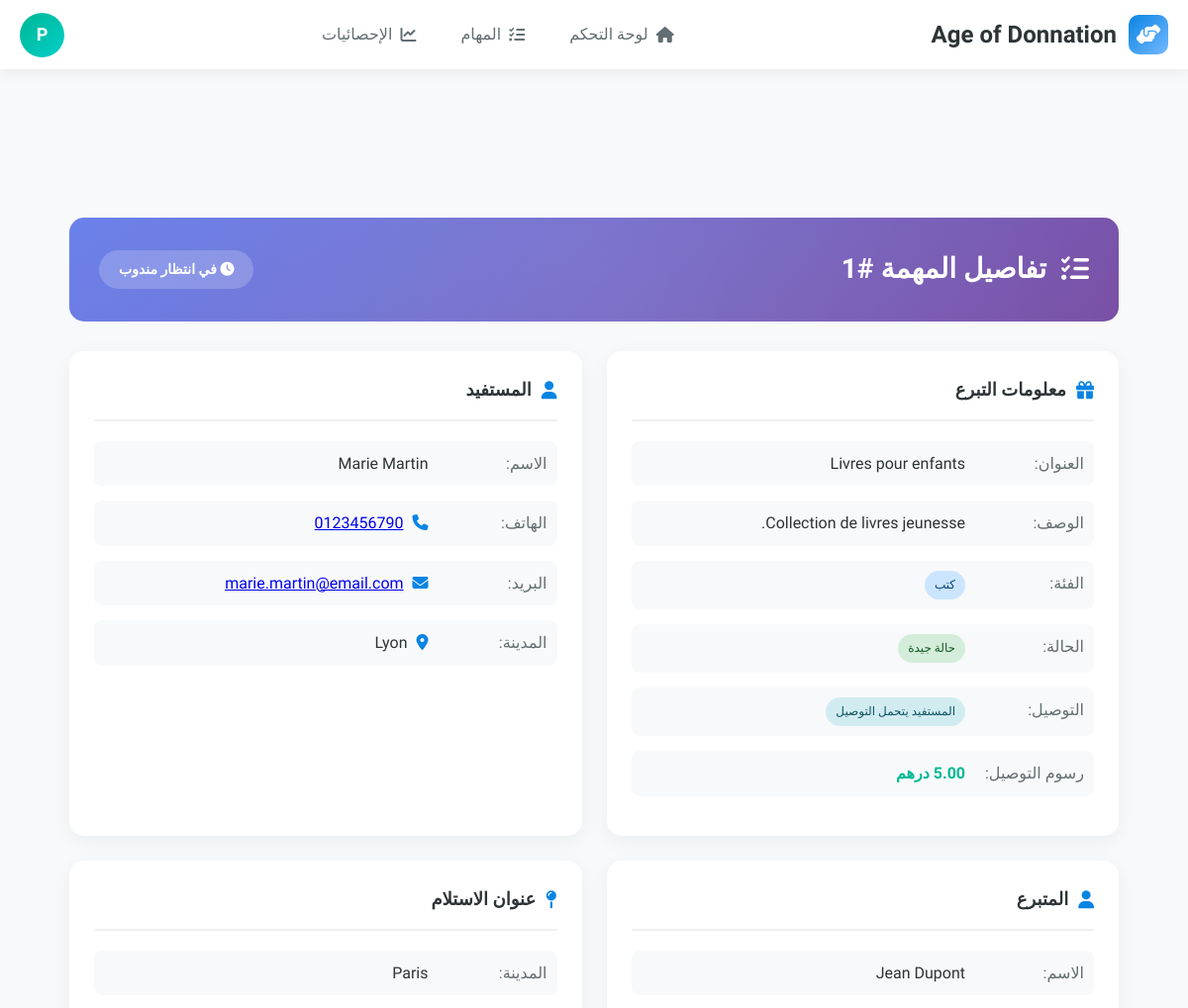
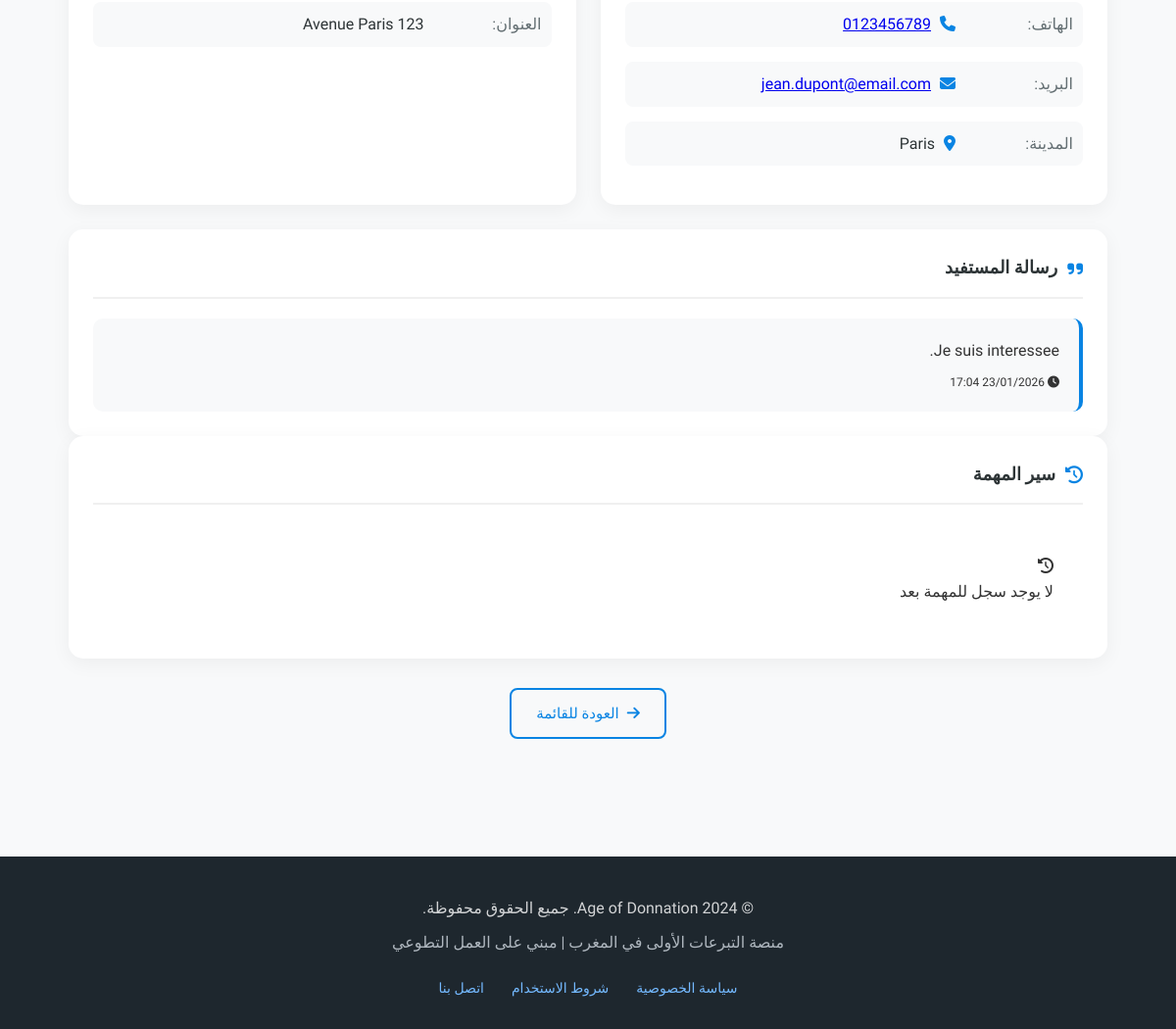
The app's page /livreur/mission-details.php?id=1 (signed in) with its own data (2 pictures, top to bottom).
### tables this page shows
CREATE TABLE `livraisons` (
  `id` INT(11) NOT NULL AUTO_INCREMENT,
  `demande_id` INT(11) NOT NULL,
  `livreur_id` INT(11) DEFAULT NULL,
  `frais_livraison` DECIMAL(10,2) DEFAULT 0.00,
  `code_postal` VARCHAR(10) DEFAULT NULL,
  `ville` VARCHAR(100) DEFAULT NULL,
  `instructions` TEXT DEFAULT NULL,
  `date_livraison` DATETIME DEFAULT NULL,
  `photo_livraison` VARCHAR(255) DEFAULT NULL,
  `signature` VARCHAR(255) DEFAULT NULL,
  `statut` ENUM('en_attente','assignee','en_cours','livree','annulee') DEFAULT 'en_attente',
  `created_at` TIMESTAMP NOT NULL DEFAULT CURRENT_TIMESTAMP,
  PRIMARY KEY (`id`),
  KEY `demande_id` (`demande_id`),
  KEY `livreur_id` (`livreur_id`),
  CONSTRAINT `livraisons_ibfk_1`
    FOREIGN KEY (`demande_id`) REFERENCES `demandes` (`id`)
    ON DELETE CASCADE,
  CONSTRAINT `livraisons_ibfk_2`
    FOREIGN KEY (`livreur_id`) REFERENCES `users` (`id`)
    ON DELETE SET NULL
);

CREATE TABLE `dons` (
  `id` INT(11) NOT NULL AUTO_INCREMENT,
  `donateur_id` INT(11) NOT NULL,
  `titre` VARCHAR(255) NOT NULL,
  `description` TEXT NOT NULL,
  `photo_principale` VARCHAR(255) DEFAULT NULL,
  `categorie` ENUM('vetements','nourriture','meubles','livres','electromenager','divers') NOT NULL,
  `etat` ENUM('neuf','bon_etat','usage') NOT NULL,
  `adresse_retrait` TEXT DEFAULT NULL,
  `ville` VARCHAR(100) DEFAULT NULL,
  `livraison_option` ENUM('none','fifty','full') DEFAULT 'none',
  `statut` ENUM('disponible','reserve','donne','expire') DEFAULT 'disponible',
  `is_deleted` TINYINT(1) DEFAULT 0,
  `deleted_at` TIMESTAMP NULL DEFAULT NULL,
  `created_at` TIMESTAMP NOT NULL DEFAULT CURRENT_TIMESTAMP,
  `updated_at` TIMESTAMP NOT NULL DEFAULT CURRENT_TIMESTAMP ON UPDATE CURRENT_TIMESTAMP,
  PRIMARY KEY (`id`),
  KEY `donateur_id` (`donateur_id`),
  CONSTRAINT `dons_ibfk_1`
    FOREIGN KEY (`donateur_id`) REFERENCES `users` (`id`)
    ON DELETE CASCADE
);

CREATE TABLE `users` (
  `id` INT(11) NOT NULL AUTO_INCREMENT,
  `nom` VARCHAR(100) NOT NULL,
  `email` VARCHAR(255) NOT NULL,
  `password` VARCHAR(255) NOT NULL,
  `type` ENUM('donateur','beneficiaire','livreur','admin') NOT NULL,
  `telephone` VARCHAR(20) DEFAULT NULL,
  `adresse` TEXT DEFAULT NULL,
  `ville` VARCHAR(100) DEFAULT NULL,
  `status` ENUM('active','inactive','pending') DEFAULT 'active',
  `reset_token` VARCHAR(100) DEFAULT NULL,
  `reset_expires` DATETIME DEFAULT NULL,
  `created_at` TIMESTAMP NOT NULL DEFAULT CURRENT_TIMESTAMP,
  `updated_at` TIMESTAMP NOT NULL DEFAULT CURRENT_TIMESTAMP ON UPDATE CURRENT_TIMESTAMP,
  PRIMARY KEY (`id`),
  UNIQUE KEY `email` (`email`)
);

CREATE TABLE `demandes` (
  `id` INT(11) NOT NULL AUTO_INCREMENT,
  `beneficiaire_id` INT(11) NOT NULL,
  `don_id` INT(11) NOT NULL,
  `message_demande` TEXT DEFAULT NULL,
  `statut` ENUM('en_attente','acceptee','refusee','annulee') DEFAULT 'en_attente',
  `created_at` TIMESTAMP NOT NULL DEFAULT CURRENT_TIMESTAMP,
  PRIMARY KEY (`id`),
  KEY `beneficiaire_id` (`beneficiaire_id`),
  KEY `don_id` (`don_id`),
  CONSTRAINT `demandes_ibfk_1`
    FOREIGN KEY (`beneficiaire_id`) REFERENCES `users` (`id`)
    ON DELETE CASCADE,
  CONSTRAINT `demandes_ibfk_2`
    FOREIGN KEY (`don_id`) REFERENCES `dons` (`id`)
    ON DELETE CASCADE
);

### livreur/mission-details.php (the view, shortened to what this page needs)
<?php
require_once '../includes/header.php';
$database = new Database();
$db = $database->getConnection();
$user_id = $_SESSION['user_id'];
$mission_id = isset($_GET['id']) ? intval($_GET['id']) : 0;
$query = "
    SELECT
        l.*,
        d.titre as don_titre,
        d.description as don_description,
        d.categorie,
        d.etat,
        d.ville,
        d.adresse_retrait,
        d.photo_principale,
        d.livraison_option,
        u_beneficiaire.id as beneficiaire_id,
        u_beneficiaire.nom as beneficiaire_nom,
        u_beneficiaire.email as beneficiaire_email,
        u_beneficiaire.telephone as beneficiaire_telephone,
        u_beneficiaire.adresse as beneficiaire_adresse,
        u_beneficiaire.ville as beneficiaire_ville,
        u_donateur.id as donateur_id,
        u_donateur.nom as donateur_nom,
        u_donateur.email as donateur_email,
        u_donateur.telephone as donateur_telephone,
        u_donateur.adresse as donateur_adresse,
        u_donateur.ville as donateur_ville,
        de.id as demande_id,
        de.message_demande,
        de.created_at as demande_date,
        de.statut as demande_statut
    FROM livraisons l
    INNER JOIN demandes de ON l.demande_id = de.id
    INNER JOIN dons d ON de.don_id = d.id
    INNER JOIN users u_beneficiaire ON de.beneficiaire_id = u_beneficiaire.id
    INNER JOIN users u_donateur ON d.donateur_id = u_donateur.id
    WHERE l.id = :mission_id
";
$stmt = $db->prepare($query);
$stmt->bindParam(':mission_id', $mission_id);
$stmt->execute();
$mission = $stmt->fetch(PDO::FETCH_ASSOC);
$query_historique = "
    SELECT h.*, u.nom as created_by_nom
    FROM livraison_historique h
    LEFT JOIN users u ON h.created_by = u.id
    WHERE h.livraison_id = :mission_id
    ORDER BY h.created_at DESC
";
$stmt_historique = $db->prepare($query_historique);
$stmt_historique->bindParam(':mission_id', $mission_id);
$stmt_historique->execute();
$historique = $stmt_historique->fetchAll(PDO::FETCH_ASSOC);
$categories = [
    'vetements' => 'ملابس',
    'nourriture' => 'طعام',
    'meubles' => 'أثاث',
    'livres' => 'كتب',
    'electromenager' => 'أجهزة كهربائية',
    'divers' => 'متنوع'
];
$etats = [
    'neuf' => 'جديد',
    'bon_etat' => 'حالة جيدة',
    'usage' => 'مستعمل'
];
$statuts_livraison = [
    'en_attente' => 'في انتظار مندوب',
    'assignee' => 'تم التعيين',
    'en_cours' => 'جارية',
    'livree' => 'تم التوصيل',
    'annulee' => 'ملغاة'
];
$livraison_options = [
    'none' => 'المستفيد يتحمل التوصيل',
    'fifty' => 'المتبرع يتحمل 50%',
    'full' => 'المتبرع يتحمل التوصيل كاملاً'
];
?>
<div class="main-content">
    <div class="container">
        <div class="mission-header">
            <div class="mission-title">
                <h1>
                    <i class="fas fa-tasks"></i>
                    تفاصيل المهمة #<?php echo $mission_id; ?>
                </h1>
                <div class="mission-badge">
                    <i class="fas fa-<?php
                        echo $mission['statut'] == 'en_attente' ? 'clock' :
                            ($mission['statut'] == 'assignee' ? 'user-check' :
                            ($mission['statut'] == 'en_cours' ? 'play-circle' :
                            ($mission['statut'] == 'livree' ? 'check-circle' : 'ban')));
                    ?>"></i>
                    <?php echo $statuts_livraison[$mission['statut']] ?? $mission['statut']; ?>
                </div>
            </div>
        </div>
        <div class="info-grid">
            <div class="info-card">
                <h3><i class="fas fa-gift"></i> معلومات التبرع</h3>
                <div class="info-row">
                    <span class="info-label">العنوان:</span>
                    <span class="info-value"><?php echo htmlspecialchars($mission['don_titre']); ?></span>
                </div>
                <div class="info-row">
                    <span class="info-label">الوصف:</span>
                    <span class="info-value"><?php echo nl2br(htmlspecialchars($mission['don_description'])); ?></span>
                </div>
                <div class="info-row">
                    <span class="info-label">الفئة:</span>
                    <span class="info-value">
                        <span class="badge badge-primary">
                            <?php echo $categories[$mission['categorie']] ?? $mission['categorie']; ?>
                        </span>
                    </span>
                </div>
                <div class="info-row">
                    <span class="info-label">الحالة:</span>
                    <span class="info-value">
                        <span class="badge badge-success">
                            <?php echo $etats[$mission['etat']] ?? $mission['etat']; ?>
                        </span>
                    </span>
                </div>
                <div class="info-row">
                    <span class="info-label">التوصيل:</span>
                    <span class="info-value">
                        <span class="badge badge-info">
                            <?php echo $livraison_options[$mission['livraison_option']] ?? $mission['livraison_option']; ?>
                        </span>
                    </span>
                </div>
                <?php if($mission['frais_livraison'] > 0): ?>
                <div class="info-row">
                    <span class="info-label">رسوم التوصيل:</span>
                    <span class="info-value">
                        <strong style="color: var(--success);"><?php echo $mission['frais_livraison']; ?> درهم</strong>
                    </span>
                </div>
                <?php endif; ?>
            </div>
            <div class="info-card">
                <h3><i class="fas fa-user"></i> المستفيد</h3>
                <div class="info-row">
                    <span class="info-label">الاسم:</span>
                    <span class="info-value"><?php echo htmlspecialchars($mission['beneficiaire_nom']); ?></span>
                </div>
                <div class="info-row">
                    <span class="info-label">الهاتف:</span>
                    <span class="info-value">
                        <i class="fas fa-phone"></i>
                        <a href="tel:<?php echo $mission['beneficiaire_telephone']; ?>">
                            <?php echo htmlspecialchars($mission['beneficiaire_telephone'] ?? 'غير متوفر'); ?>
                        </a>
                    </span>
                </div>
                <div class="info-row">
                    <span class="info-label">البريد:</span>
                    <span class="info-value">
                        <i class="fas fa-envelope"></i>
                        <a href="mailto:<?php echo $mission['beneficiaire_email']; ?>">
                            <?php echo htmlspecialchars($mission['beneficiaire_email']); ?>
                        </a>
                    </span>
                </div>
                <div class="info-row">
                    <span class="info-label">المدينة:</span>
                    <span class="info-value">
                        <i class="fas fa-map-marker-alt"></i>
                        <?php echo htmlspecialchars($mission['beneficiaire_ville'] ?? 'غير محدد'); ?>
                    </span>
                </div>
            </div>
            <div class="info-card">
                <h3><i class="fas fa-user"></i> المتبرع</h3>
                <div class="info-row">
                    <span class="info-label">الاسم:</span>
                    <span class="info-value"><?php echo htmlspecialchars($mission['donateur_nom']); ?></span>
                </div>
                <div class="info-row">
                    <span class="info-label">الهاتف:</span>
                    <span class="info-value">
                        <i class="fas fa-phone"></i>
                        <a href="tel:<?php echo $mission['donateur_telephone']; ?>">
                            <?php echo htmlspecialchars($mission['donateur_telephone'] ?? 'غير متوفر'); ?>
                        </a>
                    </span>
                </div>
                <div class="info-row">
                    <span class="info-label">البريد:</span>
                    <span class="info-value">
                        <i class="fas fa-envelope"></i>
                        <a href="mailto:<?php echo $mission['donateur_email']; ?>">
                            <?php echo htmlspecialchars($mission['donateur_email']); ?>
                        </a>
                    </span>
                </div>
                <div class="info-row">
                    <span class="info-label">المدينة:</span>
                    <span class="info-value">
                        <i class="fas fa-map-marker-alt"></i>
                        <?php echo htmlspecialchars($mission['donateur_ville'] ?? 'غير محدد'); ?>
                    </span>
                </div>
            </div>
            <div class="info-card">
                <h3><i class="fas fa-map-pin"></i> عنوان الاستلام</h3>
                <div class="info-row">
                    <span class="info-label">المدينة:</span>
                    <span class="info-value"><?php echo htmlspecialchars($mission['ville']); ?></span>
                </div>
                <div class="info-row">
                    <span class="info-label">العنوان:</span>
                    <span class="info-value"><?php echo htmlspecialchars($mission['adresse_retrait']); ?></span>
                </div>
            </div>
        </div>
        <?php if($mission['message_demande']): ?>
        <div class="info-card">
            <h3><i class="fas fa-quote-right"></i> رسالة المستفيد</h3>
            <div style="background: #f8f9fa; padding: 20px; border-radius: 10px; border-right: 4px solid var(--accent);">
                <?php echo nl2br(htmlspecialchars($mission['message_demande'])); ?>
                <div style="margin-top: 10px; color: var(--gray); font-size: 12px;">
                    <i class="fas fa-clock"></i> <?php echo date('d/m/Y H:i', strtotime($mission['demande_date'])); ?>
                </div>
            </div>
        </div>
        <?php endif; ?>
        <div class="info-card">
            <h3><i class="fas fa-history"></i> سير المهمة</h3>
            <?php if(empty($historique)): ?>
                <div class="empty-state" style="padding: 30px;">
                    <i class="fas fa-history"></i>
                    <p>لا يوجد سجل للمهمة بعد</p>
                </div>
            <?php endif; ?>
        </div>
        <div style="display: flex; gap: 15px; justify-content: center; margin: 30px 0;">
            <a href="missions.php?filter=<?php
                echo $mission['livreur_id'] == $user_id ? 'mes' :
                    ($mission['statut'] == 'en_attente' ? 'disponibles' : 'toutes');
            ?>" class="btn btn-outline">
                <i class="fas fa-arrow-right"></i> العودة للقائمة
            </a>
        </div>
    </div>
</div>
<?php include '../includes/footer.php'; ?>

### records on screen
livraisons: statut "في انتظار مندوب", dons.titre "Livres pour enfants", dons.description "Collection de livres jeunesse.", dons.categorie "كتب", dons.etat "حالة جيدة", dons.livraison_option "المستفيد يتحمل التوصيل", frais_livraison "5.00", users.nom "Marie Martin", users.telephone "0123456790", users.email "marie.martin@email.com", users.ville "Lyon", users.nom "Jean Dupont", users.telephone "0123456789", users.email "jean.dupont@email.com", users.ville "Paris", dons.ville "Paris", dons.adresse_retrait "123 Avenue Paris", demande.message_demande "Je suis interessee.", demande.created_at "23/01/2026 17:04"

### other values on screen
substr($user_nom, 0, 1) "P"
$mission_id "1"
